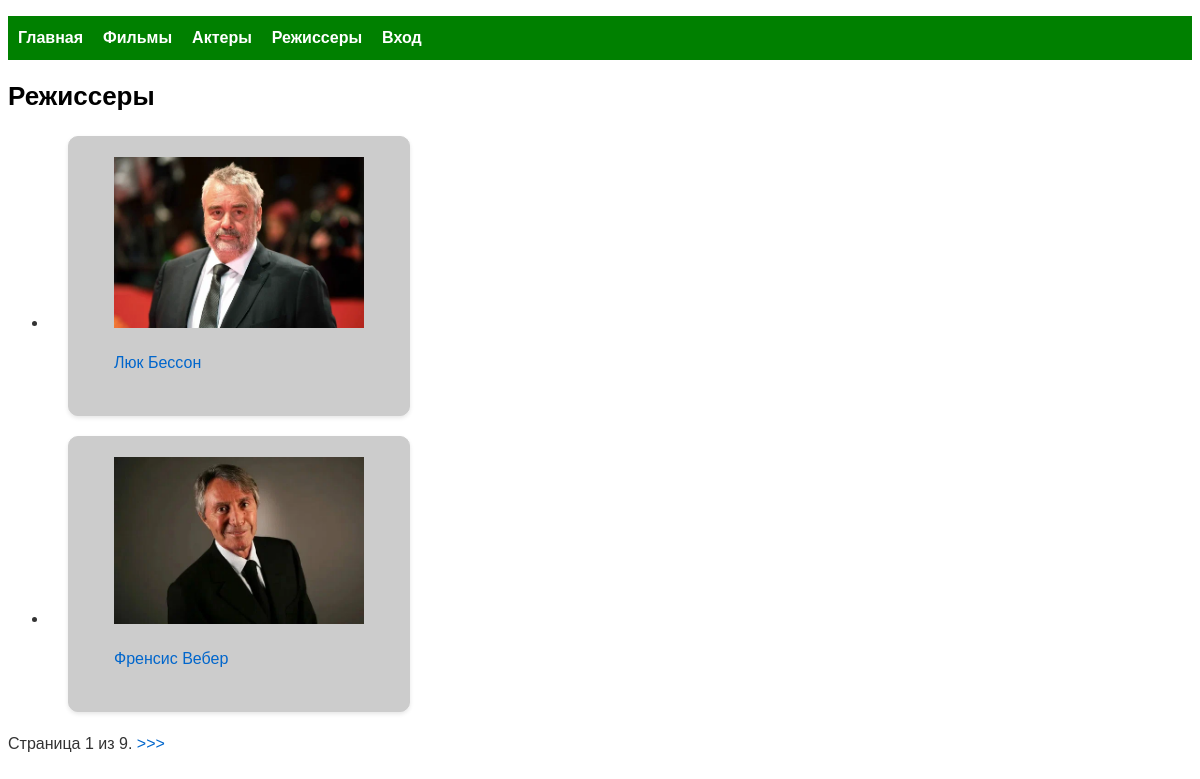
The page /directors/ on the database its author committed.
### kino/models.py (models this page shows, shortened)
class modelDirector(models.Model):
    name = models.CharField(max_length=100,verbose_name='Режиссер')
    info = models.TextField(verbose_name='Информация',null=True, blank=True)
    foto = models.FileField(blank=True, null=True,
                                  verbose_name='Фото',
                              upload_to='fotoDirector/')
    def getUrl(self):
        return f'{self.id}/'

### kino/views.py (the view)
# urls.py: path('directors/', views.directorlist.as_view(), name='alldirectors'),
class directorlist(generic.ListView):
    model = modelDirector
    paginate_by = 2

### templates/kino/modeldirector_list.html (shortened to what this page needs)
{% extends 'index.html' %}
{% load static %}
{% block title %}
    <link rel="stylesheet" href="{% static 'css/films.css' %}">
{% endblock %}
{% block content %}
        <h1>Режиссеры</h1>
        <ul>
            {% for one in modeldirector_list %}
                <li>
                    <div class="films">
                        <a href="{{ one.getUrl }}">
                            <img src="{% static one.foto %}" alt="" width="250px">
                            <p>{{ one.name }}</p>
                        </a>
                    </div>
                </li>
            {% endfor %}
        </ul>
    <div class="pagination">
    <span class="step-links">
        <span class="current">
            Страница {{ page_obj.number }} из {{ page_obj.paginator.num_pages }}.
        </span>
        {% if page_obj.has_next %}
            <a href="?page={{ page_obj.next_page_number }}"> >>> </a>
        {% endif %}
    </span>
</div>
{% endblock %}

### kino/static/css/films.css (style rules this page uses)
.films { display: flex; flex-direction: column; justify-content: center; align-items: center; width: 300px; margin: 20px; padding: 20px; border: 1px solid #ccc; border-radius: 10px; box-shadow: 0 2px 4px rgba(0, 0, 0, 0.1); background-color: #cccccc; }
body { font-family: Arial, sans-serif; font-size: 16px; line-height: 1.5; color: #333; }
h1 { font-size: 26px; font-weight: bold; color: #000; }
p { margin-bottom: 20px; }
a { text-decoration: none; color: #0066cc; }
ul { list-style-type: disc; }
li { margin-bottom: 5px; }

### kino/static/css/index.css (style rules this page uses)
body { font-family: Arial, sans-serif; font-size: 16px; line-height: 1.5; color: #333; }
h1 { font-size: 26px; font-weight: bold; color: #000; }
p { margin-bottom: 20px; }
a { text-decoration: none; color: #0066cc; }
ul { list-style-type: disc; }
li { margin-bottom: 5px; }

### rows shown on the page
modelDirector: foto (picture), name "Люк Бессон"
modelDirector: foto (picture), name "Френсис Вебер"

### other values the page prints
{{ page_obj.number }} "1"
{{ page_obj.paginator.num_pages }} "9"
